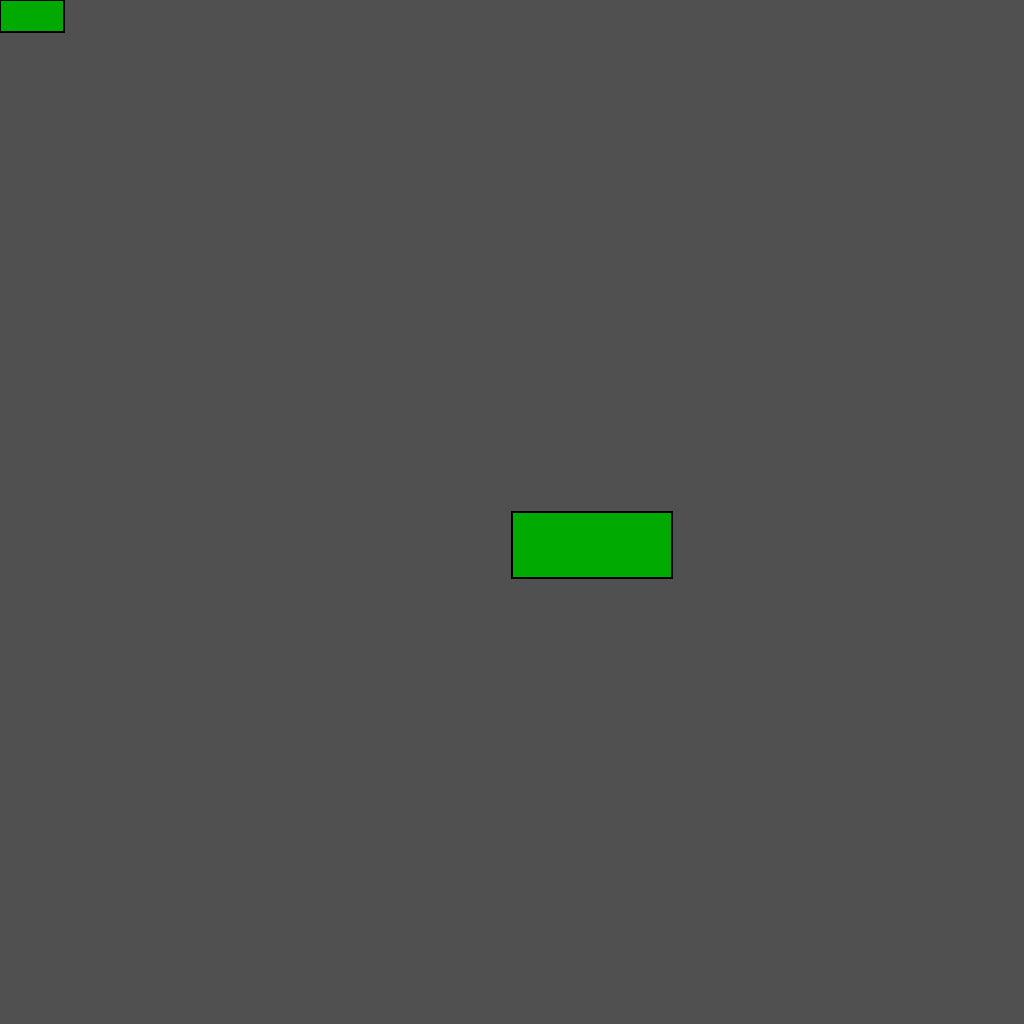
Frame 1 (no input)
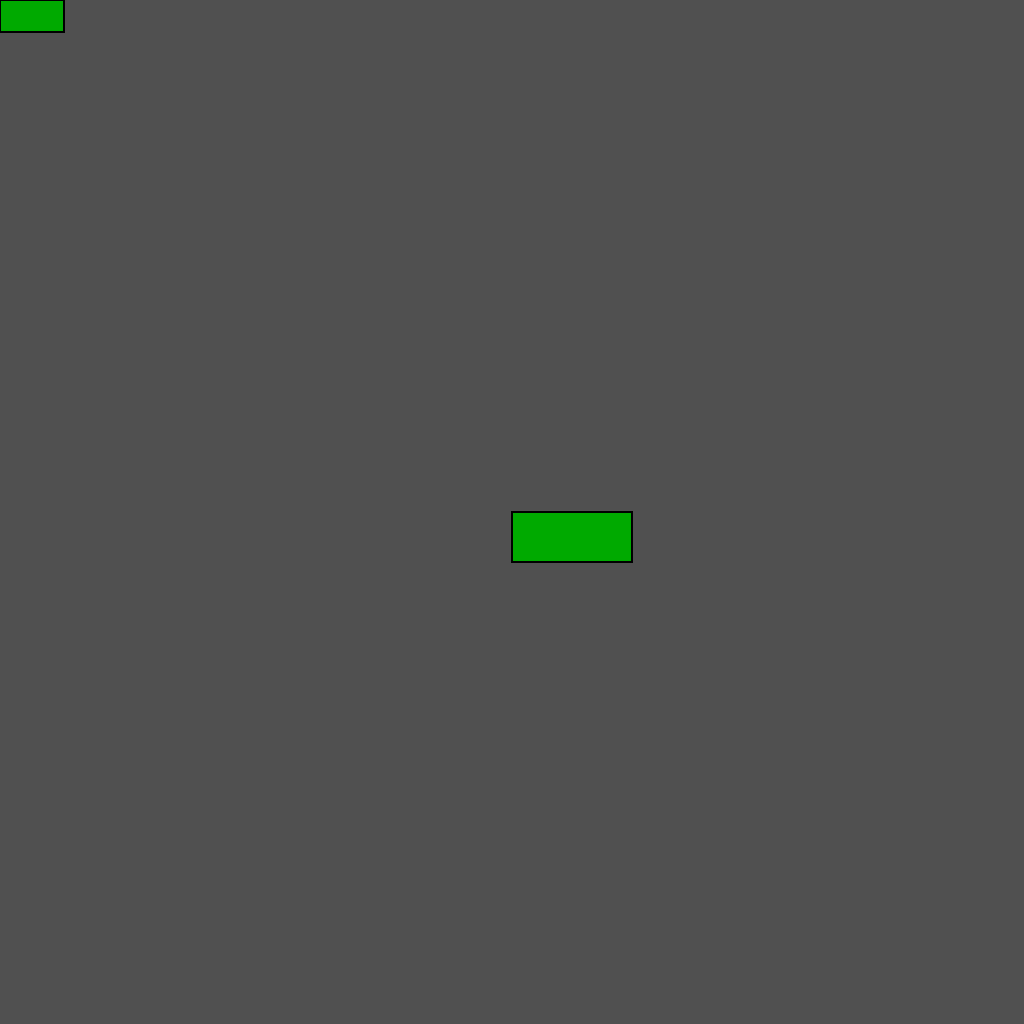
Frame 60 (the mouse pressed at the canvas centre just before this capture)
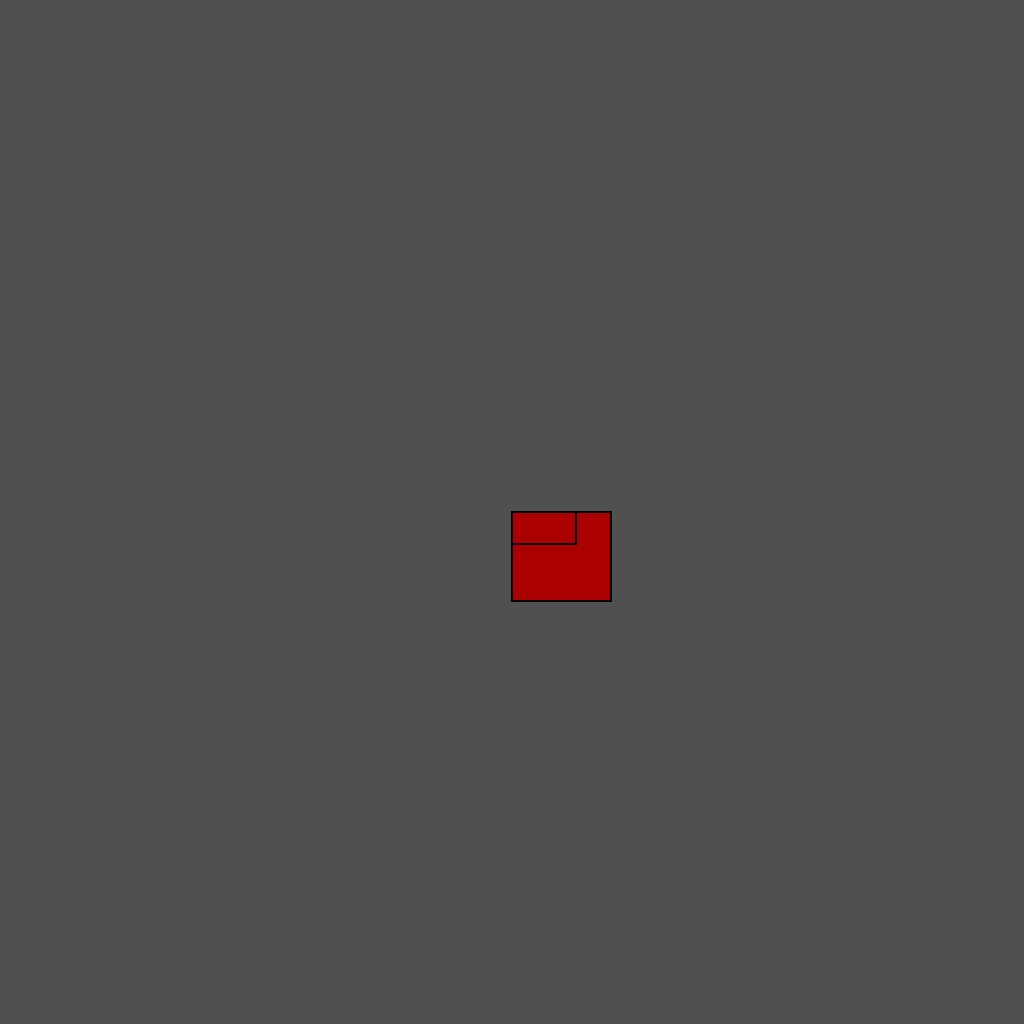
Frame 120 (the mouse held since frame 60 and released just before this capture)

The Processing sketch that drew these frames (run headless with seeded random() and noise(); from frame 60 on, the mouse is pressed at the canvas centre):

// Processing sketch: lecture_241016d_collisionRect
// ── lecture_241016d_collisionRect.pde
void setup(){
  size(1024, 1024);
  
  strokeWeight(2);
  noSmooth();
}

void draw(){
  background(80);
  PVector a, b, aDimensions, bDimensions;
  a = new PVector(mouseX, mouseY);
  aDimensions = new PVector(64, 32);
  b = new PVector(width/2, height/2);
  bDimensions = new PVector(128 + cos(frameCount*0.03)*32,
                            64 + sin(frameCount*0.06)*32);
  
  boolean xOverlap, yOverlap;
  /*
      bbbbb    these overlap in the x axis
      bbbbb    if the left edge of b is further left
      ---      than the right edge of a, AND
    aaaaa      if the right edge of b is further right than
    aaaaa      the left edge of a
  */
  xOverlap = a.x < b.x + bDimensions.x &&
             a.x + aDimensions.x > b.x;
  // repeat for y axis
  yOverlap = a.y < b.y + bDimensions.y &&
             a.y + aDimensions.y > b.y;
  
  // if we are overlapping on every axis, we're colliding
  boolean colliding = xOverlap && yOverlap;
  
  print("\nthe rectangles are ");
  
  if(colliding){
    print("colliding!");
    fill(#aa0000); // set fill to red
  } else {
    print("not colliding!");
    fill(#00aa00); // green
  }
  
  rect(b.x, b.y, bDimensions.x, bDimensions.y);
  rect(a.x, a.y, aDimensions.x, aDimensions.y);
  
}
